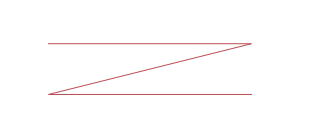

Source code (Python):
import shapefile 
g=shapefile.Writer() 
g.shapeType 
g.field("kolom1","C") 
g.field("kolom2","C") 
g.record("ngek","satu") 

g.poly(parts=[[[1,3],[5,3],[1,2],[5,2]]],shapeType=shapefile.POLYLINE) 
g.save("gethuk")